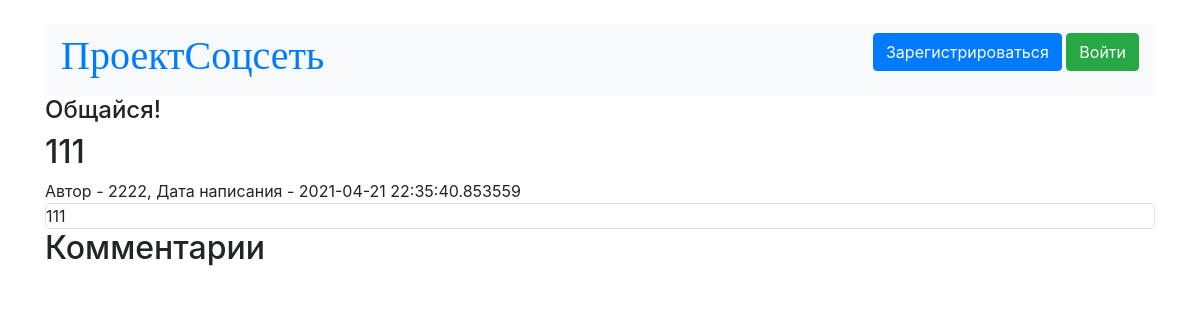
The app's page /post/48 with its own data.
### data/posts.py (models this page shows)
class Post(SqlAlchemyBase, SerializerMixin):
    __tablename__ = 'news'
    id = sqlalchemy.Column(sqlalchemy.Integer,
                           primary_key=True, autoincrement=True)
    title = sqlalchemy.Column(sqlalchemy.String, nullable=True)
    content = sqlalchemy.Column(sqlalchemy.String, nullable=True)
    created_date = sqlalchemy.Column(sqlalchemy.DateTime,
                                     default=datetime.datetime.now)
    author = sqlalchemy.Column(sqlalchemy.Integer,
                                    sqlalchemy.ForeignKey("users.id"))
    user = orm.relation('User')

### data/users.py (models this page shows, shortened)
class User(SqlAlchemyBase, SerializerMixin):
    __tablename__ = 'users'
    id = sqlalchemy.Column(sqlalchemy.Integer,
                           primary_key=True, autoincrement=True)
    name = sqlalchemy.Column(sqlalchemy.String, nullable=True)
    birth = sqlalchemy.Column(sqlalchemy.Integer, nullable=True)
    posts = sqlalchemy.Column(sqlalchemy.String, nullable=True)
    phone = sqlalchemy.Column(sqlalchemy.String, nullable=True)
    email = sqlalchemy.Column(sqlalchemy.String,
                              index=True, unique=True, nullable=True)
    about = sqlalchemy.Column(sqlalchemy.String, nullable=True)
    hashed_password = sqlalchemy.Column(sqlalchemy.String, nullable=True)
    register_date = sqlalchemy.Column(sqlalchemy.DateTime,
                                      default=datetime.datetime.now)
    online_date = sqlalchemy.Column(sqlalchemy.DateTime,
                                      default=datetime.datetime.now)

### PythonApplication7.py (the view, shortened to what this page needs)
@app.route('/post/<int:id>', methods=['GET', 'POST'])
def post(id):
    db_sess = db_session.create_session()
    if session.get('user_id', -1) != -1:
        username = db_sess.query(User).filter(User.id == session.get('user_id')).first().name
    else:
        username = 'pass'
    item = db_sess.query(Post).filter(Post.id == id).first()
    form=CommentForm()
    comments = db_sess.query(Comment).filter(Comment.parent == id).all()
    return render_template("post.html", item=item, comments=comments, form=form, username=username).replace('&lt;', '<').replace('&gt;', '>')

### data/db_session.py (called while the page is built)
def create_session() -> Session:
    global __factory
    return __factory()

### templates/post.html (shortened to what this page needs)
﻿{% extends "base.html" %}
{% block content %}
<h2>{{item.title}}</h2>
<div>
    Автор - {{item.user.name}}, Дата написания - {{item.created_date}}
</div>
<div class="col-md6 border rounded">
    <div>
        {{item.content}}
    </div>
</div>
<h2>Комментарии</h2>
{% endblock %}

### records on screen
Post: title "111", created_date "2021-04-21 22:35:40.853559", content "111"
User: user.name "2222"
